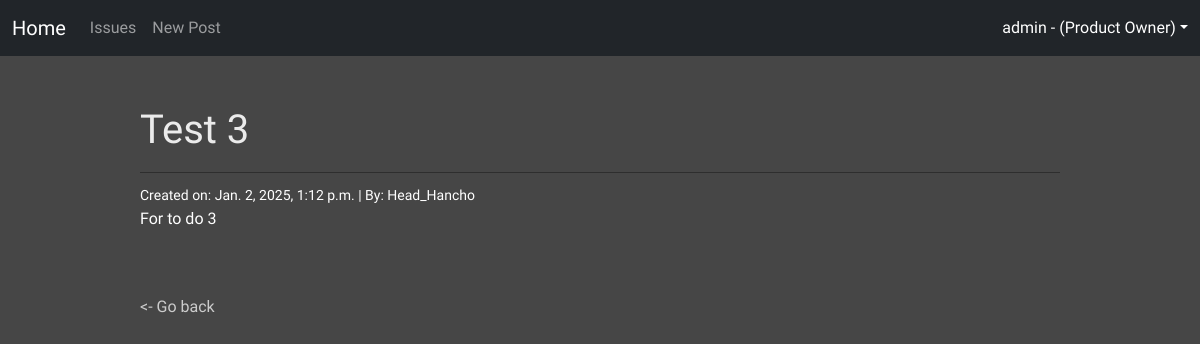
Page /issues/5/ (signed in) on the committed database.
### accounts/models.py (models this page shows, shortened)
class CustomUser(AbstractUser):
  role = models.ForeignKey(
    Role,
    on_delete=models.CASCADE,
    blank=True, null=True
  )

class Role(models.Model):
  name = models.CharField(max_length=128)
  description = models.CharField(max_length=256)

### issues/models.py (models this page shows, shortened)
class Issue(models.Model):
  name = models.CharField(max_length=128)
  summary = models.CharField(max_length=256)
  description = models.TextField()
  reporter = models.ForeignKey(
    get_user_model(),
    on_delete=models.CASCADE,
    related_name="reporter"
  )
  assignee = models.ForeignKey(
    get_user_model(),
    on_delete=models.CASCADE,
    related_name="asignee"
  )
  status = models.ForeignKey(
    Status,
    on_delete=models.CASCADE
  )
  created_on = models.DateTimeField(auto_now_add=True)

### issues/views.py (the view, shortened to what this page needs)
# urls.py: path("<int:pk>/", views.IssueDetailView.as_view(), name = "detail"),
class IssueDetailView(DetailView):
  template_name = "issues/detail.html"
  model = Issue

### templates/issues/detail.html (shortened to what this page needs)
{% extends 'base.html' %}
{% block content %}
 <div class="text-white dtl-cont">
   <div class="dtl-title">
     <h1>{{ issue.name }}</h1>
   </div>
   <small>Created on: {{ issue.created_on }} | By: {{ issue.reporter }}</small>
   <p>{{ issue.description }}</p>
   <br></br>
   <div>
     <a href="{% url 'list' %}"><- Go back</a>
   </div>
 </div>
{% endblock content %}

### templates/base.html (shortened to what this page needs)
{% load static %}
<!DOCTYPE html>
<html lang="en">
<head>
  <link href="https://cdn.jsdelivr.net/npm/bootstrap@5.3.3/dist/css/bootstrap.min.css"
    rel="stylesheet"
>
  <link href="{% static 'css/styles.css' %}"
    rel="stylesheet" >
  </head>
  <body>
    <nav class="navbar navbar-expand-lg navbar-dark bg-dark">
      <div class="container-fluid">
        <a class="navbar-brand" href="{% url 'home' %}">Home</a>
        <div class="collapse navbar-collapse" id="navbarText">
          <ul class="navbar-nav me-auto mb-2 mb-lg-0">
            <li class="nav-item"><a class="nav-link" href="{% url 'list' %}">Issues</a></li>
            {% if user.role.name == "Product Owner" %}
              <li class="nav-item"><a class="nav-link" href="{% url 'new' %}">New Post</a></li>
            {% endif %}
          </ul>
          <span class="navbar-text d-flex av-item dropdown">
            {% if user.is_authenticated %}
                <a class="nav-link dropdown-toggle" href="#" id="navbarDarkDropdownMenuLink" role="button" data-bs-toggle="dropdown" aria-expanded="false">
                {{ user.username }} - ({{user.role.name}})</a>
            {% endif %}
          </span>
        </div>
      </div>
    </nav>
    {% block content %}{% endblock content %}
  </body>
  </html>

### static/css/styles.css (style rules this page uses)
body { background-color: rgb(70, 70, 70); font-family: "Lexend", serif; font-optical-sizing: auto; font-style: normal; }
ul { list-style-type: none; }
h1,h3 { color: rgb(235, 235, 235); }
a { color: rgb(204, 204, 204); text-decoration: none; }
.dtl-cont { width: 80%; margin-top: 30px; margin-left: auto; margin-right: auto; padding: 20px; }
.dtl-title { border-bottom: 1px solid rgb(46, 46, 46); margin-bottom: 10px; padding-bottom: 10px; }

### rows in the picture
CustomUser: username "admin", role.name "Product Owner"
Issue: name "Test 3", created_on "Jan. 2, 2025, 1:12 p.m.", reporter "Head_Hancho", description "For to do 3"
